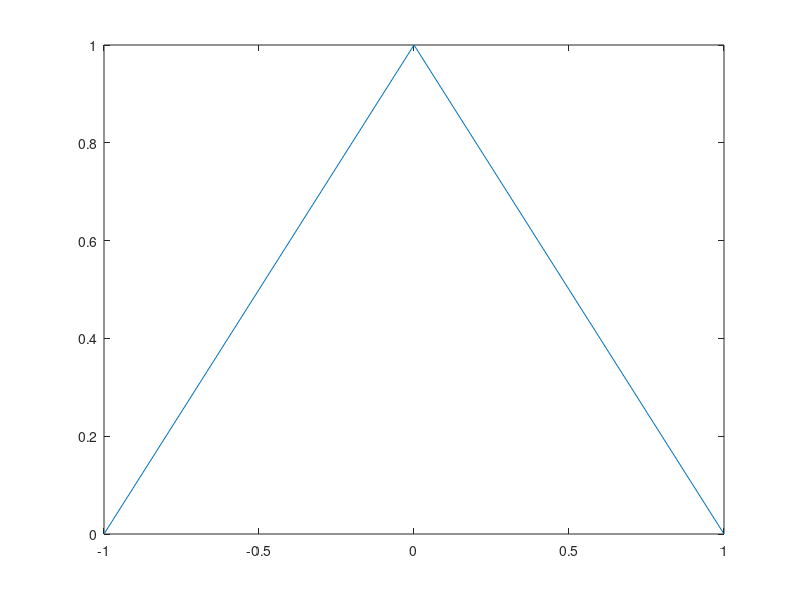

The MATLAB source for this figure:
%%%%%%%%%%%%%%%%%%%%%%%%%%%%%%%%%%%%%%%%%%%%%%%%%%%%%%%% 
% Program to implement the upwind like scheme          % 
%   for 1D Eikonal Equation                            %
%       |u'| = 1 in \Omega                             % 
%        u(0) = u(1) = 0                               % 
%                                                      % 
%%%%%%%%%%%%%%%%%%%%%%%%%%%%%%%%%%%%%%%%%%%%%%%%%%%%%%%%
clear
close all

format long

N = 20;
a = -1;
b = 1;

h = (b-a)/N;

x = (a:h:b)';

delt = 0.4*h;

% Tolerance for convergence
eps = 10^-15;
error = 100;

u = (x.^2-1);
unew = u;
iter = 0;
while error > eps
    for i = 2:N
        Dp = (u(i+1)-u(i))/h;
        Dm = (u(i-1)-u(i))/h;
        
        D = min([0,Dp,Dm]);
        
        H = sqrt(D^2)-1;
        
        unew(i) = u(i) - delt*H;
    end
    error = max(abs(unew-u));
    u = unew;
    iter = iter+1;
    plot(x,unew);
    pause(0.1);
end
plot(x,unew)
iter